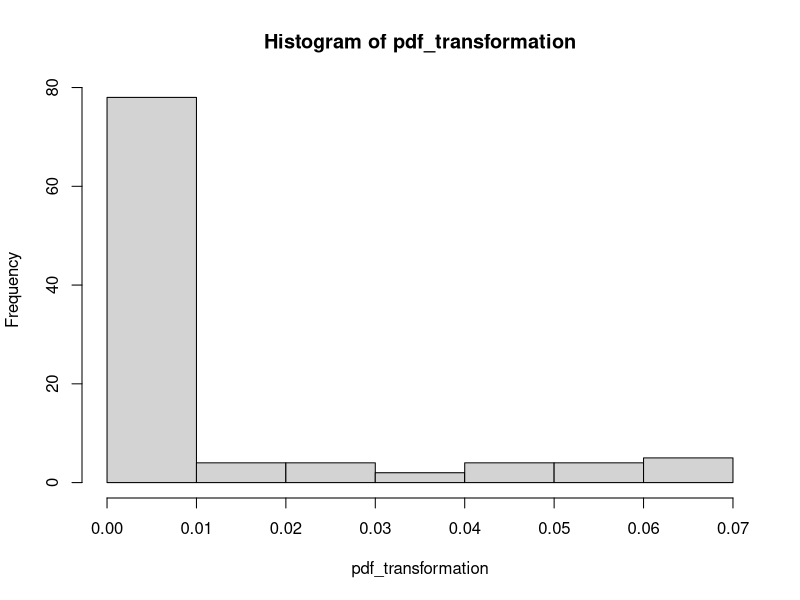

R code for this plot: (Note: this script raises an error after producing the figure.)
## ---- chunk 1
knitr::opts_chunk$set(echo = TRUE)
## ---- chunk 2
pdf_transformation <- dnorm(x = 0:100, mean = 50, sd = 6)
head(pdf_transformation)

hist(pdf_transformation)

pdf_df <- data.frame(normal = pdf_transformation,
                             X = 0:100)

ggplot(pdf_df,
         aes_string(x= 0:100, y="normal")) + 
    theme_classic() +
    geom_line()
## ---- chunk 3
cdf_transformation <- pnorm(q = 0:100, mean = 50, sd = 6)

cdf_df <- data.frame(normal = cdf_transformation,
                             X = 0:100)

ggplot(cdf_df,
         aes_string(x= 0:100, y="normal")) + 
    theme_classic() +
    geom_line()
